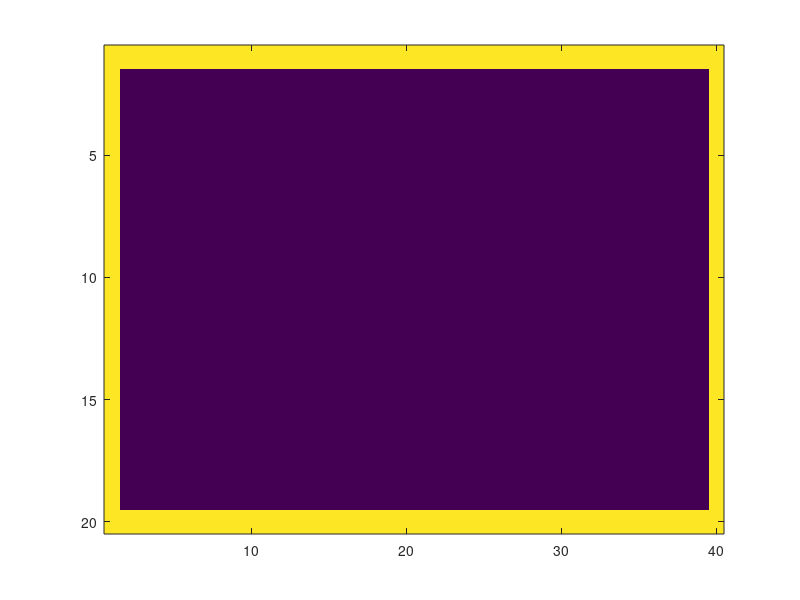

Source code (MATLAB): (Note: this script raises an error after producing the figure.)
clear all; close all; 

% Setup
% -1 = non-accessible, 0 = empty, 1 = painted
% 1 = forward,  0 = left, -1 = right
environment = zeros(20, 40);
environment(:, [1 end]) = 2;
environment([1 end], :) = 2;
% 3 = straight, 4 = left, 5 = right, 6 = random
% chromosome = ones(54, 1)*6;
chromosome = randi([3 6], 54, 1);

% Plot initial environment
figure()
imagesc(environment)

% Paint
out_environment = OneChromPerf(environment, chromosome);
empty = sum(sum(out_environment == 0));
paint = sum(sum(out_environment == 1));
fitness = paint/(paint + empty)

% Plot map after painter
% figure()
% hold on;
% subplot(2, 2, 4)
% imagesc(out_environment)